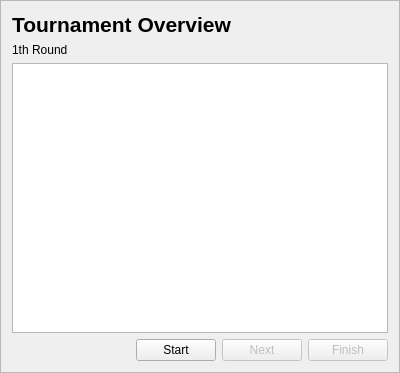
<?xml version="1.0" encoding="UTF-8"?>
<ui version="4.0">
 <class>KataRoundOverviewFrame</class>
 <widget class="QFrame" name="KataRoundOverviewFrame">
  <property name="geometry">
   <rect>
    <x>0</x>
    <y>0</y>
    <width>400</width>
    <height>373</height>
   </rect>
  </property>
  <property name="sizePolicy">
   <sizepolicy hsizetype="Preferred" vsizetype="Preferred">
    <horstretch>0</horstretch>
    <verstretch>0</verstretch>
   </sizepolicy>
  </property>
  <property name="windowTitle">
   <string>Frame</string>
  </property>
  <property name="autoFillBackground">
   <bool>true</bool>
  </property>
  <property name="frameShape">
   <enum>QFrame::StyledPanel</enum>
  </property>
  <property name="frameShadow">
   <enum>QFrame::Raised</enum>
  </property>
  <layout class="QVBoxLayout" name="verticalLayout_2">
   <item>
    <layout class="QVBoxLayout" name="verticalLayout">
     <item>
      <layout class="QHBoxLayout" name="horizontalLayoutTitel">
       <item>
        <widget class="QLabel" name="Titel">
         <property name="font">
          <font>
           <family>Arial</family>
           <pointsize>16</pointsize>
           <weight>75</weight>
           <bold>true</bold>
          </font>
         </property>
         <property name="text">
          <string>Tournament Overview</string>
         </property>
        </widget>
       </item>
       <item>
        <spacer name="horizontalSpacer_2">
         <property name="orientation">
          <enum>Qt::Horizontal</enum>
         </property>
         <property name="sizeHint" stdset="0">
          <size>
           <width>40</width>
           <height>20</height>
          </size>
         </property>
        </spacer>
       </item>
      </layout>
     </item>
     <item>
      <layout class="QVBoxLayout" name="verticalLayoutTable">
       <item>
        <layout class="QVBoxLayout" name="RoundLayout">
         <item>
          <widget class="QLabel" name="RoundLabel">
           <property name="text">
            <string>1th Round</string>
           </property>
          </widget>
         </item>
         <item>
          <widget class="QTableView" name="RoundTableView">
           <property name="autoScroll">
            <bool>true</bool>
           </property>
           <property name="editTriggers">
            <set>QAbstractItemView::NoEditTriggers</set>
           </property>
          </widget>
         </item>
        </layout>
       </item>
      </layout>
     </item>
     <item>
      <layout class="QHBoxLayout" name="horizontalLayoutbuttons">
       <item>
        <spacer name="horizontalSpacer">
         <property name="orientation">
          <enum>Qt::Horizontal</enum>
         </property>
         <property name="sizeHint" stdset="0">
          <size>
           <width>40</width>
           <height>20</height>
          </size>
         </property>
        </spacer>
       </item>
       <item>
        <widget class="QPushButton" name="StartTournamentButton">
         <property name="text">
          <string>Start</string>
         </property>
        </widget>
       </item>
       <item>
        <widget class="QPushButton" name="NextRoundButton">
         <property name="enabled">
          <bool>false</bool>
         </property>
         <property name="text">
          <string>Next</string>
         </property>
        </widget>
       </item>
       <item>
        <widget class="QPushButton" name="FinishButton">
         <property name="enabled">
          <bool>false</bool>
         </property>
         <property name="text">
          <string>Finish</string>
         </property>
        </widget>
       </item>
      </layout>
     </item>
    </layout>
   </item>
  </layout>
 </widget>
 <resources/>
 <connections/>
</ui>
